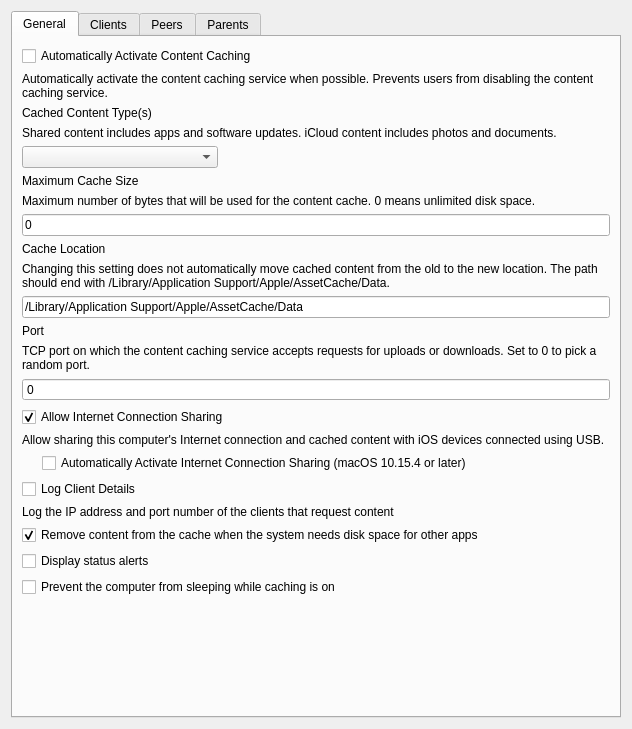
<?xml version="1.0" encoding="UTF-8"?>
<ui version="4.0">
 <class>ContentCachingForm</class>
 <widget class="QWidget" name="ContentCachingForm">
  <property name="geometry">
   <rect>
    <x>0</x>
    <y>0</y>
    <width>632</width>
    <height>729</height>
   </rect>
  </property>
  <property name="minimumSize">
   <size>
    <width>632</width>
    <height>0</height>
   </size>
  </property>
  <property name="windowTitle">
   <string>Form</string>
  </property>
  <layout class="QVBoxLayout" name="verticalLayout">
   <item>
    <widget class="QTabWidget" name="tabWidget">
     <property name="sizePolicy">
      <sizepolicy hsizetype="MinimumExpanding" vsizetype="Expanding">
       <horstretch>0</horstretch>
       <verstretch>0</verstretch>
      </sizepolicy>
     </property>
     <property name="minimumSize">
      <size>
       <width>608</width>
       <height>0</height>
      </size>
     </property>
     <property name="currentIndex">
      <number>0</number>
     </property>
     <widget class="QWidget" name="generalTab">
      <property name="sizePolicy">
       <sizepolicy hsizetype="MinimumExpanding" vsizetype="Preferred">
        <horstretch>0</horstretch>
        <verstretch>0</verstretch>
       </sizepolicy>
      </property>
      <property name="minimumSize">
       <size>
        <width>602</width>
        <height>0</height>
       </size>
      </property>
      <attribute name="title">
       <string>General</string>
      </attribute>
      <layout class="QGridLayout" name="gridLayout">
       <item row="16" column="0">
        <widget class="QLabel" name="lTipShareInternetConnection">
         <property name="text">
          <string>Allow sharing this computer's Internet connection and cached content with iOS devices connected using USB.</string>
         </property>
         <property name="wordWrap">
          <bool>true</bool>
         </property>
        </widget>
       </item>
       <item row="24" column="0">
        <widget class="QCheckBox" name="checkBoxDisplayAlerts">
         <property name="text">
          <string>Display status alerts</string>
         </property>
        </widget>
       </item>
       <item row="21" column="0">
        <widget class="QCheckBox" name="checkBoxLogClientDetails">
         <property name="text">
          <string>Log Client Details</string>
         </property>
        </widget>
       </item>
       <item row="2" column="0">
        <widget class="QLabel" name="labelCachedContentTypes">
         <property name="text">
          <string>Cached Content Type(s)</string>
         </property>
        </widget>
       </item>
       <item row="6" column="0">
        <widget class="QLabel" name="labelMaxCacheSize">
         <property name="text">
          <string>Maximum Cache Size</string>
         </property>
        </widget>
       </item>
       <item row="25" column="0">
        <widget class="QCheckBox" name="checkBoxKeepAwake">
         <property name="text">
          <string>Prevent the computer from sleeping while caching is on</string>
         </property>
        </widget>
       </item>
       <item row="9" column="0">
        <widget class="QLabel" name="labelCacheLocation">
         <property name="text">
          <string>Cache Location</string>
         </property>
        </widget>
       </item>
       <item row="31" column="0">
        <spacer name="verticalSpacer">
         <property name="orientation">
          <enum>Qt::Vertical</enum>
         </property>
         <property name="sizeHint" stdset="0">
          <size>
           <width>20</width>
           <height>40</height>
          </size>
         </property>
        </spacer>
       </item>
       <item row="10" column="0">
        <widget class="QLabel" name="lTipDataPath">
         <property name="text">
          <string>Changing this setting does not automatically move cached content from the old to the new location. The path should end with /Library/Application Support/Apple/AssetCache/Data.</string>
         </property>
         <property name="wordWrap">
          <bool>true</bool>
         </property>
        </widget>
       </item>
       <item row="1" column="0">
        <widget class="QLabel" name="lTipAutoActivateCaching">
         <property name="text">
          <string>Automatically activate the content caching service when possible. Prevents users from disabling the content caching service.</string>
         </property>
         <property name="wordWrap">
          <bool>true</bool>
         </property>
        </widget>
       </item>
       <item row="4" column="0">
        <layout class="QHBoxLayout" name="horizontalLayout" stretch="1,2">
         <property name="bottomMargin">
          <number>0</number>
         </property>
         <item>
          <widget class="QComboBox" name="comboBoxCachedContentTypes"/>
         </item>
         <item>
          <spacer name="horizontalSpacer">
           <property name="orientation">
            <enum>Qt::Horizontal</enum>
           </property>
           <property name="sizeHint" stdset="0">
            <size>
             <width>40</width>
             <height>20</height>
            </size>
           </property>
          </spacer>
         </item>
        </layout>
       </item>
       <item row="15" column="0">
        <widget class="QCheckBox" name="checkBoxShareInternetConnection">
         <property name="text">
          <string>Allow Internet Connection Sharing</string>
         </property>
         <property name="checked">
          <bool>true</bool>
         </property>
        </widget>
       </item>
       <item row="12" column="0">
        <widget class="QLabel" name="labelPort">
         <property name="text">
          <string>Port</string>
         </property>
        </widget>
       </item>
       <item row="3" column="0">
        <widget class="QLabel" name="lTipCachedContentTypes">
         <property name="text">
          <string>Shared content includes apps and software updates. iCloud content includes photos and documents.</string>
         </property>
         <property name="wordWrap">
          <bool>true</bool>
         </property>
        </widget>
       </item>
       <item row="23" column="0">
        <widget class="QCheckBox" name="checkBoxAllowCacheDelete">
         <property name="text">
          <string>Remove content from the cache when the system needs disk space for other apps</string>
         </property>
         <property name="checked">
          <bool>true</bool>
         </property>
        </widget>
       </item>
       <item row="14" column="0">
        <widget class="QSpinBox" name="spinBoxPort">
         <property name="buttonSymbols">
          <enum>QAbstractSpinBox::NoButtons</enum>
         </property>
         <property name="maximum">
          <number>65535</number>
         </property>
        </widget>
       </item>
       <item row="7" column="0">
        <widget class="QLabel" name="lTipMaxCacheSize">
         <property name="text">
          <string>Maximum number of bytes that will be used for the content cache. 0 means unlimited disk space.</string>
         </property>
         <property name="wordWrap">
          <bool>true</bool>
         </property>
        </widget>
       </item>
       <item row="8" column="0">
        <widget class="QLineEdit" name="lineEditMaxCacheSize">
         <property name="text">
          <string>0</string>
         </property>
         <property name="maxLength">
          <number>18</number>
         </property>
        </widget>
       </item>
       <item row="11" column="0">
        <widget class="QLineEdit" name="lineEditDataPath">
         <property name="text">
          <string>/Library/Application Support/Apple/AssetCache/Data</string>
         </property>
         <property name="echoMode">
          <enum>QLineEdit::Normal</enum>
         </property>
        </widget>
       </item>
       <item row="0" column="0">
        <widget class="QCheckBox" name="checkBoxAutoActivateCaching">
         <property name="text">
          <string>Automatically Activate Content Caching</string>
         </property>
        </widget>
       </item>
       <item row="22" column="0">
        <widget class="QLabel" name="lTipLogClientDetails">
         <property name="text">
          <string>Log the IP address and port number of the clients that request content</string>
         </property>
        </widget>
       </item>
       <item row="13" column="0">
        <widget class="QLabel" name="lTipPort">
         <property name="text">
          <string>TCP port on which the content caching service accepts requests for uploads or downloads. Set to 0 to pick a random port.</string>
         </property>
         <property name="wordWrap">
          <bool>true</bool>
         </property>
        </widget>
       </item>
       <item row="20" column="0">
        <layout class="QHBoxLayout" name="horizontalLayout_6">
         <property name="spacing">
          <number>0</number>
         </property>
         <property name="leftMargin">
          <number>20</number>
         </property>
         <item>
          <widget class="QCheckBox" name="checkBoxAutoEnableTetheredCaching">
           <property name="text">
            <string>Automatically Activate Internet Connection Sharing (macOS 10.15.4 or later)</string>
           </property>
          </widget>
         </item>
        </layout>
       </item>
      </layout>
     </widget>
     <widget class="QWidget" name="clientsTab">
      <attribute name="title">
       <string>Clients</string>
      </attribute>
      <layout class="QGridLayout" name="gridLayoutClients">
       <item row="2" column="0">
        <widget class="ItemTableWidget" name="widgetClientListenRanges" native="true"/>
       </item>
       <item row="5" column="0">
        <widget class="ItemTableWidget" name="widgetPublicRanges" native="true"/>
       </item>
       <item row="4" column="0">
        <layout class="QHBoxLayout" name="horizontalLayout_4" stretch="1,2">
         <property name="bottomMargin">
          <number>0</number>
         </property>
         <item>
          <widget class="QComboBox" name="comboBoxLocalNetworks"/>
         </item>
         <item>
          <spacer name="horizontalSpacer_4">
           <property name="orientation">
            <enum>Qt::Horizontal</enum>
           </property>
           <property name="sizeHint" stdset="0">
            <size>
             <width>40</width>
             <height>20</height>
            </size>
           </property>
          </spacer>
         </item>
        </layout>
       </item>
       <item row="6" column="0">
        <spacer name="verticalSpacer_2">
         <property name="orientation">
          <enum>Qt::Vertical</enum>
         </property>
         <property name="sizeHint" stdset="0">
          <size>
           <width>20</width>
           <height>40</height>
          </size>
         </property>
        </spacer>
       </item>
       <item row="1" column="0">
        <layout class="QHBoxLayout" name="horizontalLayout_3" stretch="1,2">
         <property name="bottomMargin">
          <number>0</number>
         </property>
         <item>
          <widget class="QComboBox" name="comboBoxCacheContent"/>
         </item>
         <item>
          <spacer name="horizontalSpacer_3">
           <property name="orientation">
            <enum>Qt::Horizontal</enum>
           </property>
           <property name="sizeHint" stdset="0">
            <size>
             <width>40</width>
             <height>20</height>
            </size>
           </property>
          </spacer>
         </item>
        </layout>
       </item>
       <item row="3" column="0">
        <widget class="QLabel" name="label_3">
         <property name="text">
          <string>My Local Networks:</string>
         </property>
        </widget>
       </item>
       <item row="0" column="0">
        <widget class="QLabel" name="label">
         <property name="text">
          <string>Cache Content For:</string>
         </property>
        </widget>
       </item>
      </layout>
     </widget>
     <widget class="QWidget" name="peersTab">
      <attribute name="title">
       <string>Peers</string>
      </attribute>
      <layout class="QGridLayout" name="greedLayoutPeers">
       <item row="0" column="0">
        <widget class="QLabel" name="label_2">
         <property name="text">
          <string>Share Content With:</string>
         </property>
        </widget>
       </item>
       <item row="2" column="0">
        <widget class="QWidget" name="widgetRestrictPeers" native="true">
         <layout class="QVBoxLayout" name="verticalLayout_2">
          <property name="leftMargin">
           <number>0</number>
          </property>
          <property name="topMargin">
           <number>0</number>
          </property>
          <property name="rightMargin">
           <number>0</number>
          </property>
          <property name="bottomMargin">
           <number>0</number>
          </property>
          <item>
           <widget class="ItemTableWidget" name="widgetPeerListenRanges" native="true"/>
          </item>
          <item>
           <widget class="ItemTableWidget" name="widgetPeerFilterRanges" native="true"/>
          </item>
         </layout>
        </widget>
       </item>
       <item row="1" column="0">
        <layout class="QHBoxLayout" name="horizontalLayout_5" stretch="1,2">
         <property name="bottomMargin">
          <number>0</number>
         </property>
         <item>
          <widget class="QComboBox" name="comboBoxShareContent"/>
         </item>
         <item>
          <spacer name="horizontalSpacer_5">
           <property name="orientation">
            <enum>Qt::Horizontal</enum>
           </property>
           <property name="sizeHint" stdset="0">
            <size>
             <width>40</width>
             <height>20</height>
            </size>
           </property>
          </spacer>
         </item>
        </layout>
       </item>
       <item row="3" column="0">
        <spacer name="verticalSpacer_3">
         <property name="orientation">
          <enum>Qt::Vertical</enum>
         </property>
         <property name="sizeHint" stdset="0">
          <size>
           <width>20</width>
           <height>40</height>
          </size>
         </property>
        </spacer>
       </item>
      </layout>
     </widget>
     <widget class="QWidget" name="parentsTab">
      <attribute name="title">
       <string>Parents</string>
      </attribute>
      <layout class="QGridLayout" name="gridLayoutParents">
       <item row="1" column="0">
        <widget class="QLabel" name="labelParentSelectionPolicy">
         <property name="text">
          <string>Parent Selection Policy</string>
         </property>
        </widget>
       </item>
       <item row="2" column="0">
        <layout class="QHBoxLayout" name="horizontalLayout_2" stretch="1,2">
         <property name="bottomMargin">
          <number>0</number>
         </property>
         <item>
          <widget class="QComboBox" name="comboBoxParentSelectionPolicy"/>
         </item>
         <item>
          <spacer name="horizontalSpacer_2">
           <property name="orientation">
            <enum>Qt::Horizontal</enum>
           </property>
           <property name="sizeHint" stdset="0">
            <size>
             <width>40</width>
             <height>20</height>
            </size>
           </property>
          </spacer>
         </item>
        </layout>
       </item>
       <item row="0" column="0">
        <widget class="ItemListWidget" name="widgetParentIPAddresses" native="true"/>
       </item>
       <item row="3" column="0">
        <spacer name="verticalSpacer_4">
         <property name="orientation">
          <enum>Qt::Vertical</enum>
         </property>
         <property name="sizeHint" stdset="0">
          <size>
           <width>20</width>
           <height>40</height>
          </size>
         </property>
        </spacer>
       </item>
      </layout>
     </widget>
    </widget>
   </item>
  </layout>
 </widget>
 <customwidgets>
  <customwidget>
   <class>ItemListWidget</class>
   <extends>QWidget</extends>
   <header>FWAdminLib/Configurator/ItemListWidget.h</header>
   <container>1</container>
  </customwidget>
  <customwidget>
   <class>ItemTableWidget</class>
   <extends>QWidget</extends>
   <header>FWAdminLib/Configurator/ItemTableWidget.h</header>
   <container>1</container>
  </customwidget>
 </customwidgets>
 <tabstops>
  <tabstop>tabWidget</tabstop>
  <tabstop>checkBoxAutoActivateCaching</tabstop>
  <tabstop>comboBoxCachedContentTypes</tabstop>
  <tabstop>lineEditMaxCacheSize</tabstop>
  <tabstop>lineEditDataPath</tabstop>
  <tabstop>spinBoxPort</tabstop>
  <tabstop>checkBoxShareInternetConnection</tabstop>
  <tabstop>checkBoxLogClientDetails</tabstop>
  <tabstop>checkBoxAllowCacheDelete</tabstop>
  <tabstop>checkBoxDisplayAlerts</tabstop>
  <tabstop>checkBoxKeepAwake</tabstop>
  <tabstop>comboBoxLocalNetworks</tabstop>
  <tabstop>comboBoxCacheContent</tabstop>
  <tabstop>comboBoxShareContent</tabstop>
  <tabstop>comboBoxParentSelectionPolicy</tabstop>
 </tabstops>
 <resources/>
 <connections/>
</ui>
